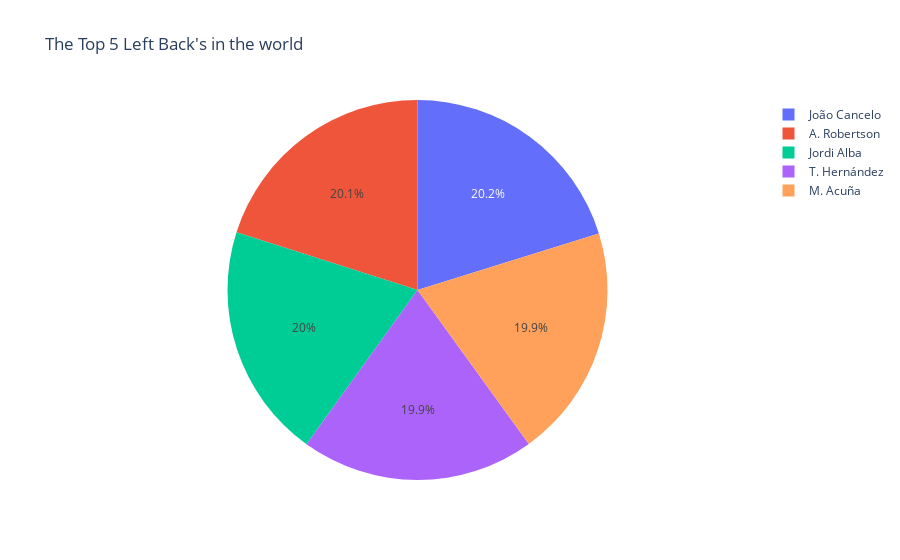

Notebook code for this chart:
### Code cell
sd = df[(df['club_position'] == 'LB') | (df['club_position'] == 'LWB')].sort_values('df_wb_Wing_Backs', ascending=False)[:5]
px.pie(sd, values='df_wb_Wing_Backs', names='short_name', title='The Top 5 Left Back\'s in the world')

### Figure 1 — Plotly figure (JSON) as saved in the notebook; plotly's stock layout.template omitted (floating-point values rounded to 4 significant figures)
{"data": [{"domain": {"x": [0, 1], "y": [0, 1]}, "hovertemplate": "short_name=%{label}<br>df_wb_Wing_Backs=%{value}<extra></extra>", "labels": ["João Cancelo", "A. Robertson", "Jordi Alba", "T. Hernández", "M. Acuña"], "legendgroup": "", "name": "", "showlegend": true, "type": "pie", "values": [83.08, 82.64, 82.28, 81.86, 81.69]}], "layout": {"legend": {"tracegroupgap": 0}, "title": {"text": "The Top 5 Left Back's in the world"}}}
